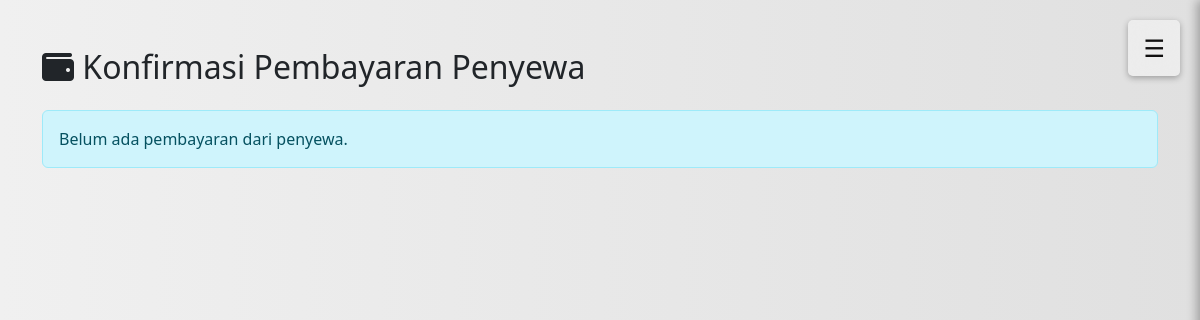
/commponent/monitor_pembayaran.php (signed in), run on an earlier commit of the app's database.
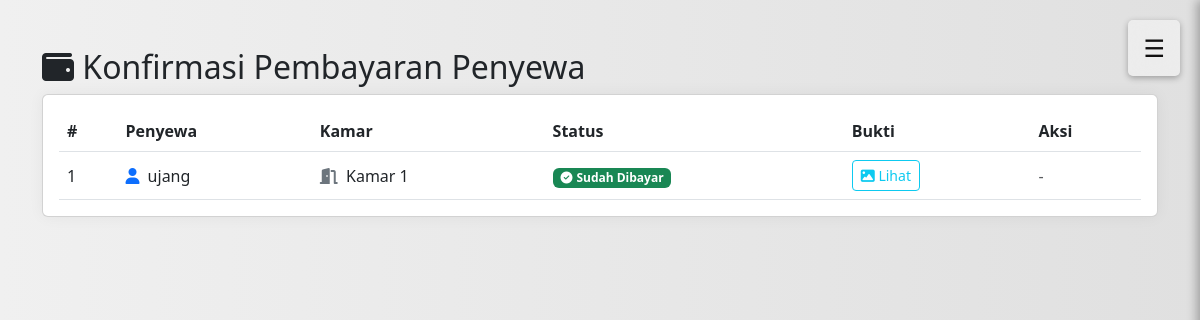
And on a later commit of the database.
### tables this page shows
CREATE TABLE `pembayaran` (
  `id` int(11) NOT NULL AUTO_INCREMENT,
  `user_id` int(11) NOT NULL,
  `room_id` int(11) NOT NULL,
  `status` varchar(50) DEFAULT NULL,
  `metode` varchar(50) DEFAULT NULL,
  `qr_code` varchar(255) DEFAULT NULL,
  `bukti_transfer` varchar(255) DEFAULT NULL,
  `tanggal` timestamp NOT NULL DEFAULT current_timestamp(),
  `tanggal_mulai` date DEFAULT NULL,
  `jumlah` int(11) DEFAULT NULL,
  `created_at` timestamp NOT NULL DEFAULT current_timestamp(),
  PRIMARY KEY (`id`)
);

CREATE TABLE `users` (
  `id` int(11) NOT NULL AUTO_INCREMENT,
  `username` varchar(255) NOT NULL,
  `password` varchar(255) NOT NULL,
  `email` varchar(255) NOT NULL,
  `role` varchar(10) NOT NULL,
  `nama_kosan` varchar(255) DEFAULT NULL,
  `created_at` timestamp NOT NULL DEFAULT current_timestamp(),
  `reset_token` varchar(255) DEFAULT NULL,
  `reset_token_expiry` datetime DEFAULT NULL,
  `no_gopay` varchar(20) DEFAULT NULL,
  `alamat_kosan` text DEFAULT NULL,
  `latitude` varchar(50) DEFAULT NULL,
  `longitude` varchar(50) DEFAULT NULL,
  `is_verified` tinyint(1) DEFAULT 0,
  `verification_token` varchar(100) DEFAULT NULL,
  `is_deleted` tinyint(1) DEFAULT 0,
  PRIMARY KEY (`id`)
);

CREATE TABLE `rooms` (
  `id` int(11) NOT NULL AUTO_INCREMENT,
  `number` varchar(50) NOT NULL,
  `price` decimal(10,2) NOT NULL,
  `status` enum('Kosong','Ditempati') NOT NULL,
  `facilities` text NOT NULL,
  `tenant_name` varchar(255) DEFAULT NULL,
  `tenant_phone` varchar(20) DEFAULT NULL,
  `tenant_email` varchar(255) NOT NULL,
  `tenant_date` date DEFAULT NULL,
  `last_payment_date` date DEFAULT NULL,
  `reminder_sent` tinyint(1) NOT NULL DEFAULT 0,
  `payment_status` enum('belum bayar','sudah bayar') NOT NULL,
  `days_left` int(11) NOT NULL,
  `user_id` int(10) unsigned NOT NULL,
  `photo` varchar(255) DEFAULT NULL,
  PRIMARY KEY (`id`),
  KEY `user_id` (`user_id`)
);

### commponent/monitor_pembayaran.php (the view, shortened to what this page needs)
<?php
$pemilik_id = $_SESSION['user_id'];
$pdo = new PDO("mysql:host=localhost;dbname=users", "root", "");
$pdo->setAttribute(PDO::ATTR_ERRMODE, PDO::ERRMODE_EXCEPTION);
$stmt = $pdo->prepare("
    SELECT p.*, u.username AS penyewa, r.number AS kamar
    FROM pembayaran p
    JOIN rooms r ON p.room_id = r.id
    JOIN users u ON p.user_id = u.id
    WHERE r.user_id = ?
    ORDER BY p.id DESC
");
$stmt->execute([$pemilik_id]);
$pembayaran = $stmt->fetchAll(PDO::FETCH_ASSOC);
?>
<!DOCTYPE html>
<html lang="id">
<head>
    <link href="https://cdn.jsdelivr.net/npm/bootstrap@5.3.0/dist/css/bootstrap.min.css" rel="stylesheet">
    <link href="https://cdnjs.cloudflare.com/ajax/libs/font-awesome/6.4.0/css/all.min.css" rel="stylesheet">
</head>
<body class="container py-5">
    <h2><i class="fas fa-wallet"></i> Konfirmasi Pembayaran Penyewa</h2>
    <?php if (count($pembayaran) > 0): ?>
        <div class="card p-3">
            <table class="table table-hover align-middle mb-0">
                <thead>
                    <tr>
                        <th>#</th>
                        <th>Penyewa</th>
                        <th>Kamar</th>
                        <th>Status</th>
                        <th>Bukti</th>
                        <th>Aksi</th>
                    </tr>
                </thead>
                <tbody>
                    <?php foreach ($pembayaran as $index => $p): ?>
                        <tr>
                            <td><?= $index + 1 ?></td>
                            <td><i class="fas fa-user text-primary me-1"></i> <?= htmlspecialchars($p['penyewa']) ?></td>
                            <td><i class="fas fa-door-open text-secondary me-1"></i> Kamar <?= htmlspecialchars($p['kamar']) ?></td>
                            <td>
                                <?php if ($p['status'] === 'Sudah Dibayar'): ?>
                                    <span class="badge bg-success"><i class="fas fa-check-circle me-1"></i>Sudah Dibayar</span>
                                <?php elseif ($p['status'] === 'Menunggu Konfirmasi'): ?>
                                    <span class="badge bg-warning text-dark"><i class="fas fa-hourglass-half me-1"></i>Menunggu</span>
                                <?php else: ?>
                                    <span class="badge bg-secondary"><?= htmlspecialchars($p['status']) ?></span>
                                <?php endif; ?>
                            </td>
                            <td>
                                <?php if ($p['bukti_transfer']): ?>
                                    <a href="uploads/<?= htmlspecialchars($p['bukti_transfer']) ?>" class="btn btn-sm btn-outline-info" target="_blank">
                                        <i class="fas fa-image"></i> Lihat
                                    </a>
                                <?php else: ?>
                                    <span class="text-muted">-</span>
                                <?php endif; ?>
                            </td>
                            <td>
                                <?php if ($p['status'] === 'Menunggu Konfirmasi'): ?>
                                    <form method="POST" action="verifikasi_pembayaran.php" class="d-flex gap-2">
                                        <input type="hidden" name="pembayaran_id" value="<?= $p['id'] ?>">
                                        <button name="aksi" value="terima" class="btn btn-success btn-sm">
                                            <i class="fas fa-check"></i> Terima
                                        </button>
                                        <button name="aksi" value="tolak" class="btn btn-danger btn-sm">
                                            <i class="fas fa-times"></i> Tolak
                                        </button>
                                    </form>
                                <?php else: ?>
                                    <span class="text-muted">-</span>
                                <?php endif; ?>
                            </td>
                        </tr>
                    <?php endforeach; ?>
                </tbody>
            </table>
        </div>
    <?php else: ?>
        <div class="alert alert-info mt-4">Belum ada pembayaran dari penyewa.</div>
    <?php endif; ?>
</body>
</html>

What changed in the data, as far as the page shows it:
added pembayaran: user.username "ujang", room.number "1", status "Sudah Dibayar" (drawn)
Also different on the page:
text no longer shown: "Belum ada pembayaran dari penyewa."
text now shown: "# Penyewa Kamar Status Bukti Aksi"
